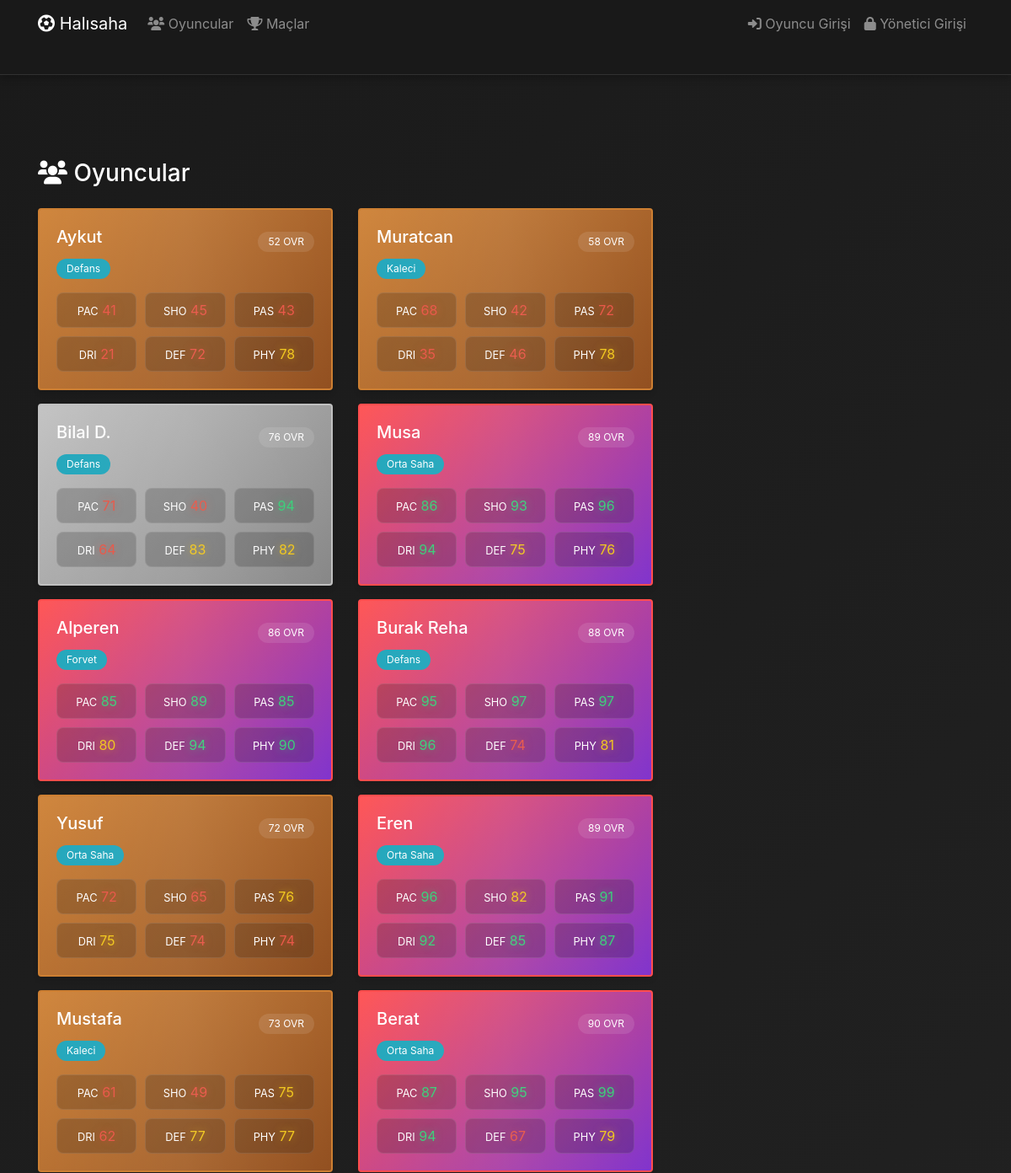
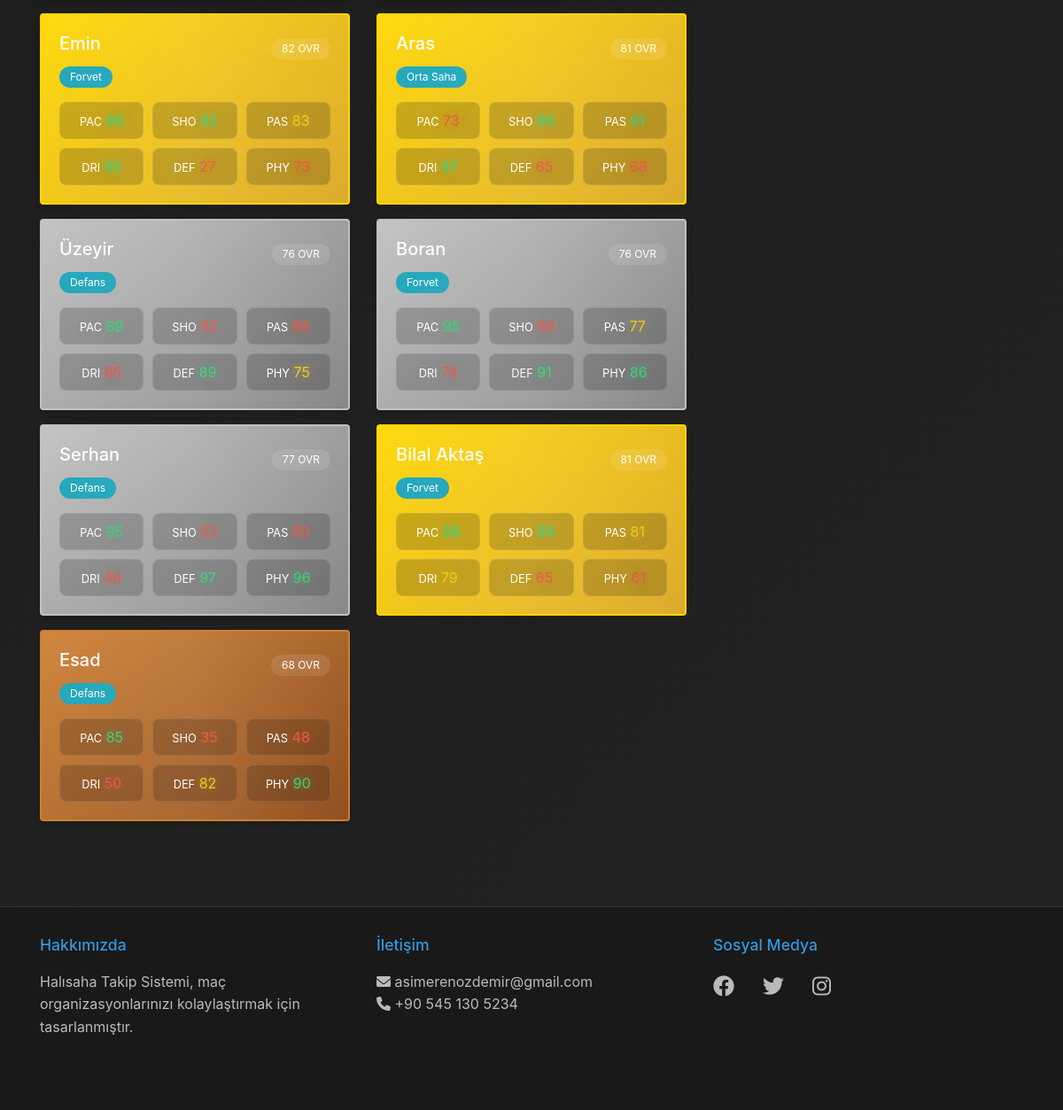
The page /players on the database its author committed (2 pictures, top to bottom).
### models.py (models this page shows)
class Player(db.Model):
    id = db.Column(db.Integer, primary_key=True)
    name = db.Column(db.String(100), nullable=False)
    tc_no = db.Column(db.String(11), unique=True, nullable=True)
    position = db.Column(db.String(50))
    pace = db.Column(db.Integer, default=70)
    shooting = db.Column(db.Integer, default=70)
    passing = db.Column(db.Integer, default=70)
    dribbling = db.Column(db.Integer, default=70)
    defending = db.Column(db.Integer, default=70)
    physical = db.Column(db.Integer, default=70)
    is_active = db.Column(db.Boolean, default=True)
    comments_received = db.relationship('PlayerComment',
                                      foreign_keys='PlayerComment.player_id',
                                      backref='player', lazy='dynamic')
    comments_made = db.relationship('PlayerComment',
                                  foreign_keys='PlayerComment.commenter_id',
                                  backref='commenter', lazy='dynamic')
    likes_received = db.relationship('PlayerLike',
                                   foreign_keys='PlayerLike.player_id',
                                   backref='player', lazy='dynamic')
    likes_given = db.relationship('PlayerLike',
                                foreign_keys='PlayerLike.liker_id',
                                backref='liker', lazy='dynamic')
    @property
    def overall(self):
        weights = {
            'Kaleci': {'pace': 0.1, 'shooting': 0, 'passing': 0.2, 'dribbling': 0.1, 'defending': 0.4, 'physical': 0.2},
            'Defans': {'pace': 0.2, 'shooting': 0.1, 'passing': 0.2, 'dribbling': 0.1, 'defending': 0.3, 'physical': 0.1},
            'Orta Saha': {'pace': 0.15, 'shooting': 0.2, 'passing': 0.25, 'dribbling': 0.2, 'defending': 0.1, 'physical': 0.1},
            'Forvet': {'pace': 0.2, 'shooting': 0.3, 'passing': 0.15, 'dribbling': 0.2, 'defending': 0.05, 'physical': 0.1}
        }
        w = weights.get(self.position, weights['Orta Saha'])
        return int(
            self.pace * w['pace'] +
            self.shooting * w['shooting'] +
            self.passing * w['passing'] +
            self.dribbling * w['dribbling'] +
            self.defending * w['defending'] +
            self.physical * w['physical']
        )

### app.py (the view)
@app.route('/players')
def players():
    players = Player.query.filter_by(is_active=True).all()
    return render_template('players.html', players=players)

### app.py (called while the page is built)
def get_translation(key, **kwargs):
    text = translations['tr'].get(key, key)
    if kwargs:
        try:
            return text.format(**kwargs)
        except (KeyError, ValueError):
            return text
    return text

@app.context_processor
def utility_processor():
    return dict(translate=get_translation)

@app.context_processor
def utility_processor():
    def get_player_card_class(ovr):
        if ovr >= 85:
            return 'player-special'
        elif ovr >= 80:
            return 'player-gold'
        elif ovr >= 75:
            return 'player-silver'
        else:
            return 'player-bronze'
    return dict(get_player_card_class=get_player_card_class)

@app.context_processor
def inject_language():
    return {
        'current_lang': session.get('lang', 'tr'),
        'available_languages': {
            'tr': 'Türkçe',
            'en': 'English'
        }
    }

@app.before_request
def before_request():
    session['lang'] = 'tr'  # Her zaman Türkçe olacak

### templates/players.html (shortened to what this page needs)
{% extends "base.html" %}
{% block content %}
<div class="row">
    <div class="col-md-8">
        <h3 class="mb-4"><i class="fas fa-users"></i> {{ translate('players') }}</h3>
        <div class="row">
            {% for player in players %}
            <div class="col-md-6 mb-3">
                <div class="card player-card {{ get_player_card_class(player.overall) }}"
                     onclick="playConfetti(); playClickSound(); window.location.href='{{ url_for('player_profile', id=player.id) }}'">
                    <a href="{{ url_for('player_profile', id=player.id) }}" class="text-white text-decoration-none">
                        <div class="card-body">
                            <div class="d-flex justify-content-between align-items-center">
                                <h5 class="card-title">{{ player.name }}</h5>
                                <span class="badge badge-light">{{ player.overall }} OVR</span>
                            </div>
                            <p class="card-text">
                                <span class="badge badge-info">{{ player.position }}</span>
                            </p>
                            <div class="stats-grid">
                                <div class="stat-item">
                                    <small>PAC</small>
                                    <span class="stat-value {{ 'high' if player.pace >= 85 else 'medium' if player.pace >= 75 else 'low' }}">
                                        {{ player.pace }}
                                    </span>
                                </div>
                                <div class="stat-item">
                                    <small>SHO</small>
                                    <span class="stat-value {{ 'high' if player.shooting >= 85 else 'medium' if player.shooting >= 75 else 'low' }}">
                                        {{ player.shooting }}
                                    </span>
                                </div>
                                <div class="stat-item">
                                    <small>PAS</small>
                                    <span class="stat-value {{ 'high' if player.passing >= 85 else 'medium' if player.passing >= 75 else 'low' }}">
                                        {{ player.passing }}
                                    </span>
                                </div>
                                <div class="stat-item">
                                    <small>DRI</small>
                                    <span class="stat-value {{ 'high' if player.dribbling >= 85 else 'medium' if player.dribbling >= 75 else 'low' }}">
                                        {{ player.dribbling }}
                                    </span>
                                </div>
                                <div class="stat-item">
                                    <small>DEF</small>
                                    <span class="stat-value {{ 'high' if player.defending >= 85 else 'medium' if player.defending >= 75 else 'low' }}">
                                        {{ player.defending }}
                                    </span>
                                </div>
                                <div class="stat-item">
                                    <small>PHY</small>
                                    <span class="stat-value {{ 'high' if player.physical >= 85 else 'medium' if player.physical >= 75 else 'low' }}">
                                        {{ player.physical }}
                                    </span>
                                </div>
                            </div>
                        </div>
                    </a>
                </div>
            </div>
            {% endfor %}
        </div>
    </div>
</div>
{% endblock %}

### static/css/style.css (style rules this page uses)
:root { --primary-color: #3498db; --secondary-color: #2ecc71; --accent-color: #e74c3c; --bg-gradient: linear-gradient(135deg, #1a1a1a, #2d2d2d, #1a1a1a); --card-gradient: linear-gradient(135deg, rgba(52, 152, 219, 0.1), rgba(46, 204, 113, 0.1)); --text-color: #ffffff; --border-color: rgba(255, 255, 255, 0.1); }
body { background: var(--bg-gradient); background-size: 400% 400%; animation: gradientBG 15s ease infinite; color: var(--text-color); min-height: 100vh; display: flex; flex-direction: column; margin: 0; padding: 0; }
.card { background: var(--card-gradient); border: 1px solid var(--border-color); backdrop-filter: blur(5px); transition: all 0.3s ease; box-shadow: 0 4px 6px rgba(0, 0, 0, 0.1); }
.player-card { position: relative; overflow: hidden; transition: all 0.3s ease; background: linear-gradient(135deg, rgba(0,0,0,0.8), rgba(0,0,0,0.6)); }
.player-card.player-bronze { background: linear-gradient(135deg, #cd7f32 0%, #8B4513 100%); border: 2px solid #cd7f32; }
.player-card.player-silver { background: linear-gradient(135deg, #C0C0C0 0%, #808080 100%); border: 2px solid #C0C0C0; }
.player-card.player-gold { background: linear-gradient(135deg, #FFD700 0%, #DAA520 100%); border: 2px solid #FFD700; }
.player-card.player-special { background: linear-gradient(135deg, #ff4d4d 0%, #7928ca 100%); border: 2px solid #ff4d4d; animation: specialGlow 2s infinite; }
.player-card::before { content: ''; position: absolute; top: -50%; left: -50%; width: 200%; height: 200%; background: linear-gradient( 45deg, transparent, rgba(255, 255, 255, 0.1), transparent ); transform: rotate(45deg); animation: shimmer 3s infinite; }
.stats-grid { display: grid; grid-template-columns: repeat(3, 1fr); gap: 10px; margin-top: 15px; }
.stat-item { background: rgba(0, 0, 0, 0.2); padding: 8px; border-radius: 8px; text-align: center; border: 1px solid var(--border-color); }
.stat-value.high { color: var(--secondary-color); text-shadow: 0 0 10px rgba(46, 204, 113, 0.5); }
.stat-value.medium { color: #f1c40f; text-shadow: 0 0 10px rgba(241, 196, 15, 0.5); }
.stat-value.low { color: var(--accent-color); text-shadow: 0 0 10px rgba(231, 76, 60, 0.5); }
.badge { padding: 6px 12px; border-radius: 20px; font-weight: normal; }
.badge-light { background: rgba(255, 255, 255, 0.1); color: var(--text-color); }
.player-card { transition: all 0.3s ease; cursor: pointer; }

### rows shown on the page
Player: name "Aykut", overall "52", position "Defans", pace "41", shooting "45", passing "43", dribbling "21", defending "72", physical "78"
Player: name "Muratcan", overall "58", position "Kaleci", pace "68", shooting "42", passing "72", dribbling "35", defending "46", physical "78"
Player: name "Bilal D.", overall "76", position "Defans", passing "94", defending "83", physical "82"
Player: name "Musa", overall "89", position "Orta Saha", pace "86", shooting "93", passing "96", dribbling "94", defending "75", physical "76"
Player: name "Alperen", overall "86", position "Forvet", pace "85", shooting "89", passing "85", dribbling "80", defending "94", physical "90"
Player: name "Burak Reha", overall "88", position "Defans", pace "95", shooting "97", passing "97", dribbling "96", defending "74", physical "81"
Player: name "Yusuf", overall "72", position "Orta Saha", pace "72", shooting "65", passing "76", dribbling "75", defending "74", physical "74"
Player: name "Eren", overall "89", position "Orta Saha", pace "96", shooting "82", passing "91", dribbling "92", defending "85", physical "87"
Player: name "Mustafa", overall "73", position "Kaleci", pace "61", shooting "49", passing "75", dribbling "62", defending "77", physical "77"
Player: name "Berat", overall "90", position "Orta Saha", pace "87", shooting "95", passing "99", dribbling "94", defending "67", physical "79"
Player: name "Emin", overall "82", position "Forvet", passing "83", defending "27"
Player: name "Aras", overall "81", position "Orta Saha", pace "73", defending "65"
Player: name "Üzeyir", overall "76", position "Defans", defending "89", physical "75"
Player: name "Boran", overall "76", position "Forvet", passing "77", defending "91", physical "86"
Player: name "Serhan", overall "77", position "Defans", defending "97", physical "96"
Player: name "Bilal Aktaş", overall "81", position "Forvet", passing "81", dribbling "79", defending "65"
Player: name "Esad", overall "68", position "Defans", pace "85", shooting "35", passing "48", dribbling "50", defending "82", physical "90"

### other values the page prints
{{ translate('players') }} "Oyuncular"
{{ translate('matches') }} "Maçlar"
{{ translate('player_login') }} "Oyuncu Girişi"
{{ translate('admin_login') }} "Yönetici Girişi"
{{ translate('about') }} "Hakkımızda"
{{ translate('contact') }} "İletişim"
{{ translate('social_media') }} "Sosyal Medya"
